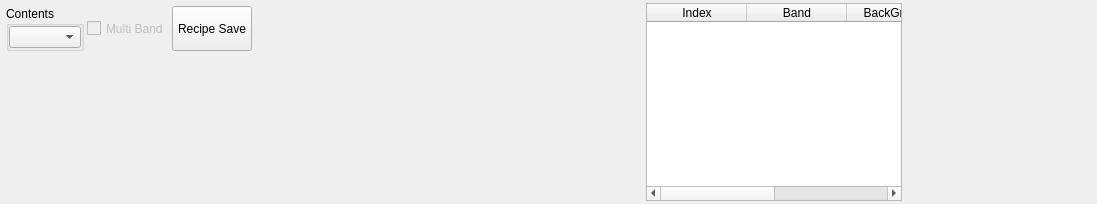
<?xml version="1.0" encoding="UTF-8"?>
<ui version="4.0">
 <class>CameraStripSettings</class>
 <widget class="QWidget" name="CameraStripSettings">
  <property name="geometry">
   <rect>
    <x>0</x>
    <y>0</y>
    <width>1097</width>
    <height>204</height>
   </rect>
  </property>
  <property name="sizePolicy">
   <sizepolicy hsizetype="Minimum" vsizetype="Minimum">
    <horstretch>0</horstretch>
    <verstretch>0</verstretch>
   </sizepolicy>
  </property>
  <property name="minimumSize">
   <size>
    <width>0</width>
    <height>0</height>
   </size>
  </property>
  <property name="maximumSize">
   <size>
    <width>16777215</width>
    <height>16777215</height>
   </size>
  </property>
  <property name="windowTitle">
   <string>Form</string>
  </property>
  <layout class="QHBoxLayout" name="horizontalLayout_2">
   <property name="spacing">
    <number>0</number>
   </property>
   <property name="leftMargin">
    <number>0</number>
   </property>
   <property name="topMargin">
    <number>0</number>
   </property>
   <property name="rightMargin">
    <number>0</number>
   </property>
   <property name="bottomMargin">
    <number>0</number>
   </property>
   <item>
    <widget class="QWidget" name="widget1stPart" native="true">
     <property name="sizePolicy">
      <sizepolicy hsizetype="Minimum" vsizetype="Minimum">
       <horstretch>0</horstretch>
       <verstretch>0</verstretch>
      </sizepolicy>
     </property>
     <property name="minimumSize">
      <size>
       <width>0</width>
       <height>0</height>
      </size>
     </property>
     <property name="maximumSize">
      <size>
       <width>275</width>
       <height>16777215</height>
      </size>
     </property>
     <layout class="QVBoxLayout" name="verticalLayout">
      <property name="spacing">
       <number>3</number>
      </property>
      <property name="leftMargin">
       <number>3</number>
      </property>
      <property name="topMargin">
       <number>3</number>
      </property>
      <property name="rightMargin">
       <number>3</number>
      </property>
      <property name="bottomMargin">
       <number>3</number>
      </property>
      <item>
       <widget class="QWidget" name="widgetCommand" native="true">
        <property name="maximumSize">
         <size>
          <width>16777215</width>
          <height>60</height>
         </size>
        </property>
        <layout class="QGridLayout" name="gridLayout_3">
         <property name="leftMargin">
          <number>3</number>
         </property>
         <property name="topMargin">
          <number>3</number>
         </property>
         <property name="rightMargin">
          <number>3</number>
         </property>
         <property name="bottomMargin">
          <number>3</number>
         </property>
         <property name="spacing">
          <number>3</number>
         </property>
         <item row="0" column="0" rowspan="2">
          <widget class="QGroupBox" name="groupBox">
           <property name="sizePolicy">
            <sizepolicy hsizetype="Minimum" vsizetype="Minimum">
             <horstretch>0</horstretch>
             <verstretch>0</verstretch>
            </sizepolicy>
           </property>
           <property name="maximumSize">
            <size>
             <width>16777215</width>
             <height>16777215</height>
            </size>
           </property>
           <property name="title">
            <string>Contents</string>
           </property>
           <layout class="QGridLayout" name="gridLayout_2">
            <property name="leftMargin">
             <number>0</number>
            </property>
            <property name="topMargin">
             <number>0</number>
            </property>
            <property name="rightMargin">
             <number>0</number>
            </property>
            <property name="bottomMargin">
             <number>0</number>
            </property>
            <property name="spacing">
             <number>0</number>
            </property>
            <item row="0" column="0">
             <widget class="QComboBox" name="comboContents">
              <property name="sizePolicy">
               <sizepolicy hsizetype="Minimum" vsizetype="Fixed">
                <horstretch>0</horstretch>
                <verstretch>0</verstretch>
               </sizepolicy>
              </property>
             </widget>
            </item>
           </layout>
          </widget>
         </item>
         <item row="0" column="2" rowspan="2">
          <widget class="QPushButton" name="btnRecipeSave">
           <property name="sizePolicy">
            <sizepolicy hsizetype="Minimum" vsizetype="Minimum">
             <horstretch>0</horstretch>
             <verstretch>0</verstretch>
            </sizepolicy>
           </property>
           <property name="maximumSize">
            <size>
             <width>16777215</width>
             <height>16777215</height>
            </size>
           </property>
           <property name="text">
            <string>Recipe Save</string>
           </property>
          </widget>
         </item>
         <item row="0" column="1" rowspan="2">
          <widget class="QCheckBox" name="checkUseMultiBand">
           <property name="enabled">
            <bool>false</bool>
           </property>
           <property name="sizePolicy">
            <sizepolicy hsizetype="Minimum" vsizetype="Fixed">
             <horstretch>0</horstretch>
             <verstretch>0</verstretch>
            </sizepolicy>
           </property>
           <property name="maximumSize">
            <size>
             <width>16777215</width>
             <height>15</height>
            </size>
           </property>
           <property name="text">
            <string>Multi Band</string>
           </property>
          </widget>
         </item>
        </layout>
       </widget>
      </item>
      <item>
       <widget class="HousingROIWidget" name="widgetHousingRoi" native="true">
        <property name="sizePolicy">
         <sizepolicy hsizetype="Minimum" vsizetype="Minimum">
          <horstretch>0</horstretch>
          <verstretch>0</verstretch>
         </sizepolicy>
        </property>
       </widget>
      </item>
      <item>
       <spacer name="verticalSpacer">
        <property name="orientation">
         <enum>Qt::Vertical</enum>
        </property>
        <property name="sizeHint" stdset="0">
         <size>
          <width>20</width>
          <height>40</height>
         </size>
        </property>
       </spacer>
      </item>
      <item>
       <widget class="MoveControlWidget" name="widgetMoveControl" native="true">
        <property name="sizePolicy">
         <sizepolicy hsizetype="Minimum" vsizetype="Minimum">
          <horstretch>0</horstretch>
          <verstretch>0</verstretch>
         </sizepolicy>
        </property>
        <property name="maximumSize">
         <size>
          <width>16777215</width>
          <height>100</height>
         </size>
        </property>
       </widget>
      </item>
     </layout>
    </widget>
   </item>
   <item>
    <widget class="QWidget" name="widget2ndPart" native="true">
     <property name="sizePolicy">
      <sizepolicy hsizetype="Minimum" vsizetype="Minimum">
       <horstretch>0</horstretch>
       <verstretch>0</verstretch>
      </sizepolicy>
     </property>
     <property name="maximumSize">
      <size>
       <width>750</width>
       <height>16777215</height>
      </size>
     </property>
     <layout class="QGridLayout" name="gridLayout2nd">
      <property name="leftMargin">
       <number>0</number>
      </property>
      <property name="topMargin">
       <number>0</number>
      </property>
      <property name="rightMargin">
       <number>0</number>
      </property>
      <property name="bottomMargin">
       <number>0</number>
      </property>
      <property name="horizontalSpacing">
       <number>0</number>
      </property>
      <property name="verticalSpacing">
       <number>3</number>
      </property>
     </layout>
    </widget>
   </item>
   <item>
    <widget class="QWidget" name="widget3rdPart" native="true">
     <property name="sizePolicy">
      <sizepolicy hsizetype="Minimum" vsizetype="Minimum">
       <horstretch>0</horstretch>
       <verstretch>0</verstretch>
      </sizepolicy>
     </property>
     <property name="maximumSize">
      <size>
       <width>200</width>
       <height>16777215</height>
      </size>
     </property>
     <layout class="QVBoxLayout" name="verticalLayout3nd">
      <property name="spacing">
       <number>3</number>
      </property>
      <property name="leftMargin">
       <number>3</number>
      </property>
      <property name="topMargin">
       <number>3</number>
      </property>
      <property name="rightMargin">
       <number>3</number>
      </property>
      <property name="bottomMargin">
       <number>3</number>
      </property>
      <item>
       <widget class="ParticleRemovalSettingWidget" name="widgetParticleRemoval" native="true">
        <property name="sizePolicy">
         <sizepolicy hsizetype="Minimum" vsizetype="Minimum">
          <horstretch>0</horstretch>
          <verstretch>0</verstretch>
         </sizepolicy>
        </property>
       </widget>
      </item>
      <item>
       <widget class="IntensityWidget" name="widgetIntensity" native="true">
        <property name="sizePolicy">
         <sizepolicy hsizetype="Minimum" vsizetype="Minimum">
          <horstretch>0</horstretch>
          <verstretch>0</verstretch>
         </sizepolicy>
        </property>
       </widget>
      </item>
     </layout>
    </widget>
   </item>
   <item>
    <widget class="QWidget" name="widget4thPart" native="true">
     <property name="sizePolicy">
      <sizepolicy hsizetype="Minimum" vsizetype="Minimum">
       <horstretch>0</horstretch>
       <verstretch>0</verstretch>
      </sizepolicy>
     </property>
     <property name="minimumSize">
      <size>
       <width>0</width>
       <height>0</height>
      </size>
     </property>
     <layout class="QGridLayout" name="gridLayout">
      <property name="leftMargin">
       <number>3</number>
      </property>
      <property name="topMargin">
       <number>3</number>
      </property>
      <property name="rightMargin">
       <number>3</number>
      </property>
      <property name="bottomMargin">
       <number>3</number>
      </property>
      <property name="spacing">
       <number>3</number>
      </property>
      <item row="0" column="0">
       <widget class="TableExcelStyleWidget" name="tableResult">
        <property name="sizePolicy">
         <sizepolicy hsizetype="Minimum" vsizetype="Minimum">
          <horstretch>0</horstretch>
          <verstretch>0</verstretch>
         </sizepolicy>
        </property>
        <property name="editTriggers">
         <set>QAbstractItemView::NoEditTriggers</set>
        </property>
        <property name="alternatingRowColors">
         <bool>true</bool>
        </property>
        <attribute name="horizontalHeaderStretchLastSection">
         <bool>true</bool>
        </attribute>
        <attribute name="verticalHeaderVisible">
         <bool>false</bool>
        </attribute>
        <attribute name="verticalHeaderStretchLastSection">
         <bool>false</bool>
        </attribute>
        <column>
         <property name="text">
          <string>Index</string>
         </property>
        </column>
        <column>
         <property name="text">
          <string>Band</string>
         </property>
        </column>
        <column>
         <property name="text">
          <string>BackGround</string>
         </property>
        </column>
        <column>
         <property name="text">
          <string>Result(Intensity)</string>
         </property>
        </column>
       </widget>
      </item>
     </layout>
    </widget>
   </item>
   <item>
    <widget class="QWidget" name="widget5thPart" native="true">
     <property name="sizePolicy">
      <sizepolicy hsizetype="Minimum" vsizetype="Minimum">
       <horstretch>0</horstretch>
       <verstretch>0</verstretch>
      </sizepolicy>
     </property>
     <property name="minimumSize">
      <size>
       <width>0</width>
       <height>0</height>
      </size>
     </property>
     <property name="maximumSize">
      <size>
       <width>200</width>
       <height>16777215</height>
      </size>
     </property>
     <layout class="QGridLayout" name="gridLayout_4">
      <property name="leftMargin">
       <number>3</number>
      </property>
      <property name="topMargin">
       <number>3</number>
      </property>
      <property name="rightMargin">
       <number>3</number>
      </property>
      <property name="bottomMargin">
       <number>3</number>
      </property>
      <property name="spacing">
       <number>3</number>
      </property>
      <item row="0" column="0">
       <widget class="CommandMenuWidget" name="widgetCommandMenu" native="true">
        <property name="sizePolicy">
         <sizepolicy hsizetype="Minimum" vsizetype="Minimum">
          <horstretch>0</horstretch>
          <verstretch>0</verstretch>
         </sizepolicy>
        </property>
        <property name="minimumSize">
         <size>
          <width>0</width>
          <height>0</height>
         </size>
        </property>
        <property name="maximumSize">
         <size>
          <width>200</width>
          <height>16777215</height>
         </size>
        </property>
       </widget>
      </item>
     </layout>
    </widget>
   </item>
  </layout>
 </widget>
 <customwidgets>
  <customwidget>
   <class>MoveControlWidget</class>
   <extends>QWidget</extends>
   <header>UIClass/CameraWidget/SubWidget/MoveControlWidget.h</header>
   <container>1</container>
  </customwidget>
  <customwidget>
   <class>TableExcelStyleWidget</class>
   <extends>QTableWidget</extends>
   <header location="global">UIClass/CustomWidget/TableExcelStyleWidget.h</header>
  </customwidget>
  <customwidget>
   <class>ParticleRemovalSettingWidget</class>
   <extends>QWidget</extends>
   <header>UIClass/CameraWidget/SubWidget/ParticleRemovalSettingWidget.h</header>
   <container>1</container>
  </customwidget>
  <customwidget>
   <class>IntensityWidget</class>
   <extends>QWidget</extends>
   <header>UIClass/CameraWidget/SubWidget/IntensityWidget.h</header>
   <container>1</container>
  </customwidget>
  <customwidget>
   <class>CommandMenuWidget</class>
   <extends>QWidget</extends>
   <header>UIClass/CameraWidget/SubWidget/CommandMenuWidget.h</header>
   <container>1</container>
  </customwidget>
  <customwidget>
   <class>HousingROIWidget</class>
   <extends>QWidget</extends>
   <header>UIClass/CameraWidget/SubWidget/HousingROIWidget.h</header>
   <container>1</container>
  </customwidget>
 </customwidgets>
 <resources/>
 <connections/>
</ui>
